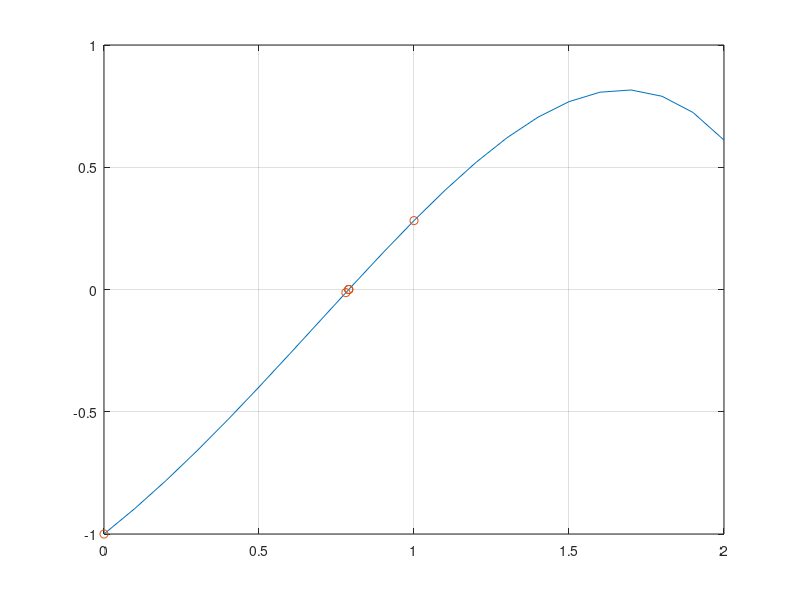

This figure's MATLAB source:
%Sample script for Newton's Method
%Solving f(x)=0, with starting initial guess x_o
%Method: x_{n+1}=x_{n}-f(x_n)/f'(x_n+1)

clc
clear all
format long
n_max=20; % num of max iterations we want the code to run, out choice
tol=10^(-14); % we are happy with this being as close to 0 as we need
%initial guess
xold=0;

formatSpec = '%d, %d, %d';
for n=1:n_max
    
    fx=(xold+1)^2-exp(xold)-1; % f(x_n)
    fprimex=2*(xold+1)-exp(xold); %f'(x_n)
    %print
    sprintf(formatSpec,n-1,xold,fx)
    
    % for table printing
    xapprox(n)=xold;
    yapprox(n)=fx;
    
    xnew=xold-(fx)/(fprimex); % newton scheme, babbyyyy
    
    
    %stopping criteria, close enough, stop the loop
     if abs(fx)<tol
        break
    end
    
    %update
    xold=xnew;
end

% plotting
x=[0:.1:2];y=(x+1).^2-exp(x)-1;
figure(2);
plot(x,y)
hold on
plot(xapprox,yapprox,'o')
grid on;
